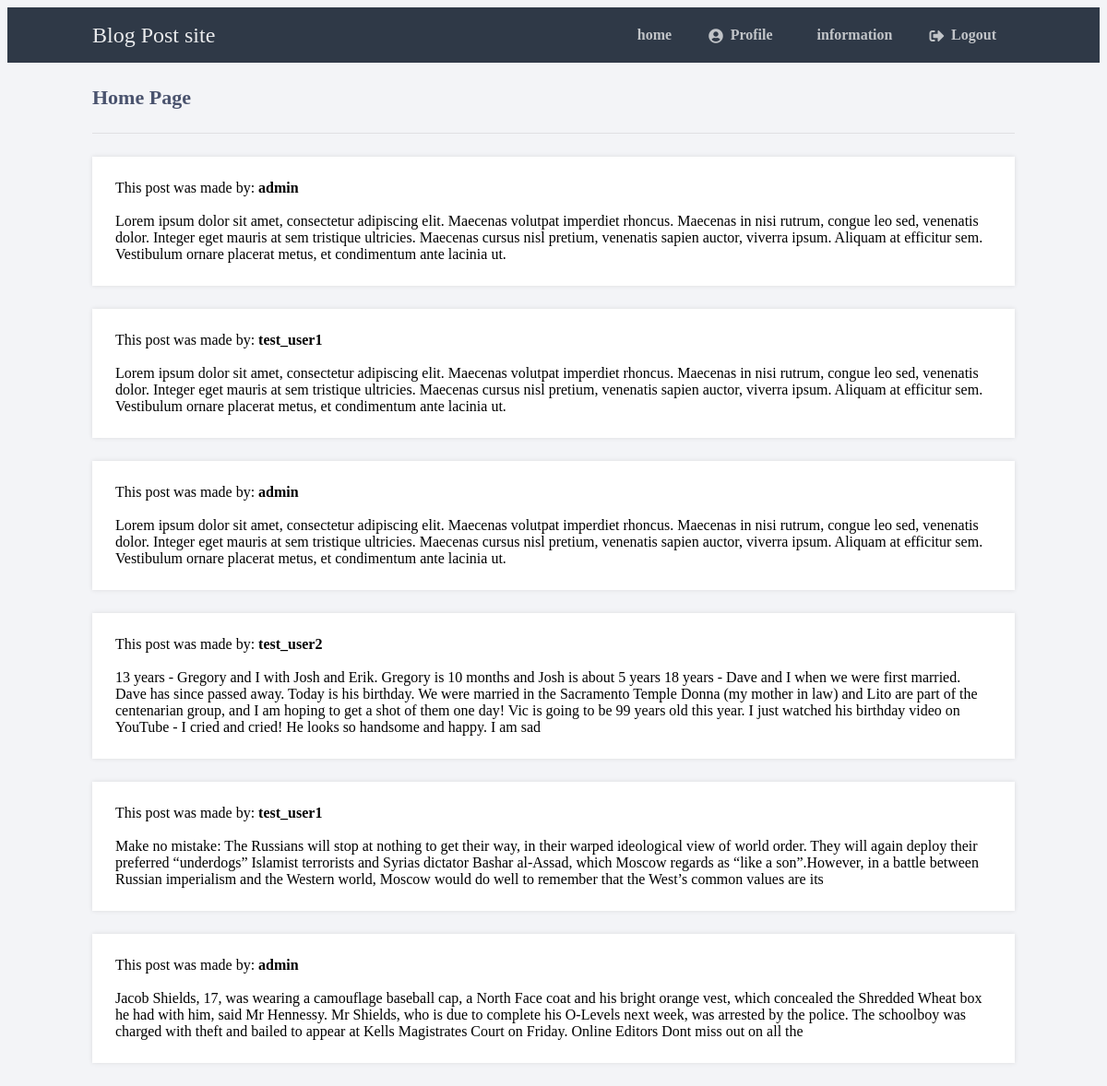
The page /home.php (signed in) on the database its author committed.
### tables this page shows
CREATE TABLE IF NOT EXISTS posts(
	post_id INTEGER NOT NULL PRIMARY KEY AUTO_INCREMENT,
  	post_user VARCHAR(50) NOT NULL,
  	post_info VARCHAR(500) NOT NULL
);

### home.php (the view, shortened to what this page needs)
<!DOCTYPE html>
<html>
	<head>
		<link href="second.css" rel="stylesheet" type="text/css">
		<link rel="stylesheet" href="https://use.fontawesome.com/releases/v5.7.1/css/all.css">
	</head>
	<body class="loggedin">
		<nav class="navtop">
			<div>
				<h1>Blog Post site</h1>
				<a href="home.php"><i class="fas fa-home-alt"></i>home</a>
				<a href="profile.php"><i class="fas fa-user-circle"></i>Profile</a>
                <a href="index.html"><i class="fa-solid fa-circle-info"></i>information</a>
				<a href="logout.php"><i class="fas fa-sign-out-alt"></i>Logout</a>
			</div>
		</nav>
        <div class="content">
			<h2>Home Page</h2>
            <?php
		   	$con = mysqli_connect("db", "user", "password", "appDB");
		   	$result=$con->query("SELECT * FROM posts");
		   	while ($row = mysqli_fetch_assoc($result))
		   	{
		   		echo "<p>" ."<a>" ."This post was made by: "."<b>".$row['post_user']."</b>" ."</a>"."<br>". "<br>".$row['post_info'] . "</p>";
		   	}
			?>
        </div>
	</body>
</html>

### second.css (style rules this page uses)
.navtop { background-color: #2f3947; height: 60px; width: 100%; border: 0; }
.navtop div { display: flex; margin: 0 auto; width: 1000px; height: 100%; }
.navtop div h1, .navtop div a { display: inline-flex; align-items: center; }
.navtop div h1 { flex: 1; font-size: 24px; padding: 0; margin: 0; color: #eaebed; font-weight: normal; }
.navtop div a { padding: 0 20px; text-decoration: none; color: #c1c4c8; font-weight: bold; }
.navtop div a i { padding: 2px 8px 0 0; }
body.loggedin { background-color: #f3f4f7; }
.content { width: 1000px; margin: 0 auto; flex-direction: row; }
.content h2 { margin: 0; padding: 25px 0; font-size: 22px; border-bottom: 1px solid #e0e0e3; color: #4a536e; }
.content > p, .content > div { box-shadow: 0 0 5px 0 rgba(0, 0, 0, 0.1); margin: 25px 0; padding: 25px; background-color: #fff; }

### rows shown on the page
posts: post_user "admin", post_info "Lorem ipsum dolor sit amet, consectetur adipiscing elit. Maecenas volutpat imperdiet rhoncus. Maecenas in nisi rutrum, congue leo sed, venenatis dolor. Integer eget mauris at sem tristique ultricies. Maecenas cursus nisl pretium, venenatis sapien auctor, viverra ipsum. Aliquam at efficitur sem. Vestibulum ornare placerat metus, et condimentum ante lacinia ut."
posts: post_user "test_user1", post_info "Lorem ipsum dolor sit amet, consectetur adipiscing elit. Maecenas volutpat imperdiet rhoncus. Maecenas in nisi rutrum, congue leo sed, venenatis dolor. Integer eget mauris at sem tristique ultricies. Maecenas cursus nisl pretium, venenatis sapien auctor, viverra ipsum. Aliquam at efficitur sem. Vestibulum ornare placerat metus, et condimentum ante lacinia ut."
posts: post_user "admin", post_info "Lorem ipsum dolor sit amet, consectetur adipiscing elit. Maecenas volutpat imperdiet rhoncus. Maecenas in nisi rutrum, congue leo sed, venenatis dolor. Integer eget mauris at sem tristique ultricies. Maecenas cursus nisl pretium, venenatis sapien auctor, viverra ipsum. Aliquam at efficitur sem. Vestibulum ornare placerat metus, et condimentum ante lacinia ut."
posts: post_user "test_user2", post_info "13 years - Gregory and I with Josh and Erik. Gregory is 10 months and Josh is about 5 years 18 years - Dave and I when we were first married. Dave has since passed away. Today is his birthday. We were married in the Sacramento Temple Donna (my mother in law) and Lito are part of the centenarian group, and I am hoping to get a shot of them one day! Vic is going to be 99 years old this year. I just watched his birthday video on YouTube - I cried and cried! He looks so handsome and happy. I am sad"
posts: post_user "test_user1", post_info "Make no mistake: The Russians will stop at nothing to get their way, in their warped ideological view of world order. They will again deploy their preferred “underdogs” Islamist terrorists and Syrias dictator Bashar al-Assad, which Moscow regards as “like a son”.However, in a battle between Russian imperialism and the Western world, Moscow would do well to remember that the West’s common values are its"
posts: post_user "admin", post_info "Jacob Shields, 17, was wearing a camouflage baseball cap, a North Face coat and his bright orange vest, which concealed the Shredded Wheat box he had with him, said Mr Hennessy. Mr Shields, who is due to complete his O-Levels next week, was arrested by the police. The schoolboy was charged with theft and bailed to appear at Kells Magistrates Court on Friday. Online Editors Dont miss out on all the"
